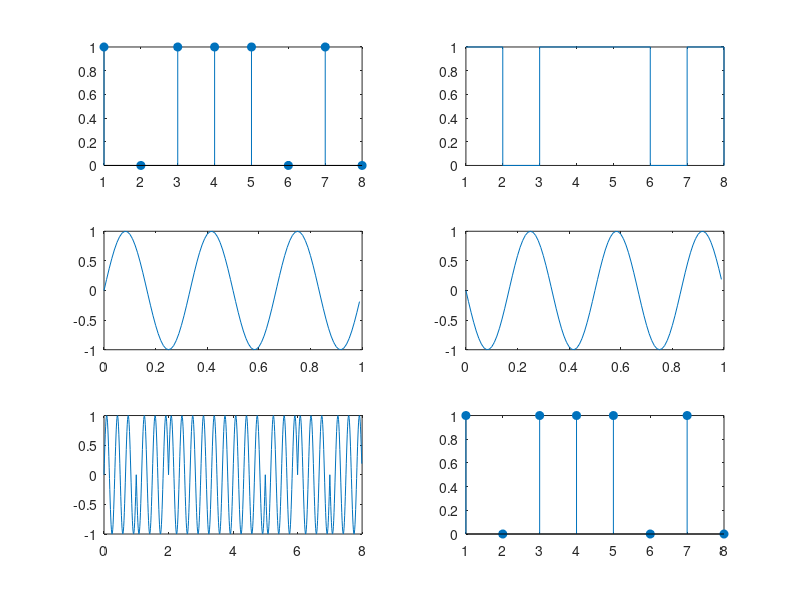

Reproduce this figure in MATLAB.
clc; clear all; close all;

tb=1;
fs=100;
t=0:1/fs:tb-1/fs;
fm=3;
msg=sin(2*pi*fm*t);
n=8;
bit_seq=randi([0 1],1,n);

%PSK Modulation
psk=[];
for i=1:n
    if bit_seq(i)==1
        psk=[psk msg];
    else
        psk=[psk -msg];
    end
end

%PSK Demodulation
rec_bits=[];
idx=1;
for i=1:n
    part=psk(idx:idx+fs-1);
    c=sum(part.*msg);
    rec_bits(i)=c>0;
    idx=idx+fs;
end

T=0:1/fs:(n*tb)-1/fs;

subplot(3,2,1);
stem(bit_seq,'filled');
subplot(3,2,2);
stairs(bit_seq);
subplot(3,2,3);
plot(t,msg);
subplot(3,2,4);
plot(t,-msg);
subplot(3,2,5);
plot(T,psk);
subplot(3,2,6);
stem(rec_bits,'filled');
